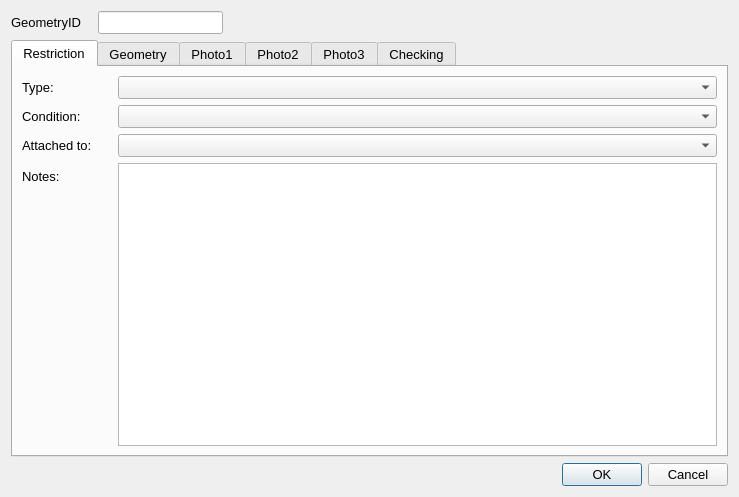
<?xml version="1.0" encoding="UTF-8"?>
<ui version="4.0">
 <class>Dialog</class>
 <widget class="QDialog" name="Dialog">
  <property name="geometry">
   <rect>
    <x>0</x>
    <y>0</y>
    <width>739</width>
    <height>497</height>
   </rect>
  </property>
  <property name="sizePolicy">
   <sizepolicy hsizetype="Fixed" vsizetype="Fixed">
    <horstretch>0</horstretch>
    <verstretch>0</verstretch>
   </sizepolicy>
  </property>
  <property name="maximumSize">
   <size>
    <width>750</width>
    <height>550</height>
   </size>
  </property>
  <property name="font">
   <font>
    <pointsize>10</pointsize>
   </font>
  </property>
  <property name="windowTitle">
   <string>Dialog</string>
  </property>
  <layout class="QGridLayout" name="gridLayout">
   <item row="2" column="2">
    <widget class="QDialogButtonBox" name="button_box">
     <property name="orientation">
      <enum>Qt::Horizontal</enum>
     </property>
     <property name="standardButtons">
      <set>QDialogButtonBox::Cancel|QDialogButtonBox::Ok</set>
     </property>
    </widget>
   </item>
   <item row="0" column="1">
    <widget class="QLineEdit" name="GeometryID">
     <property name="sizePolicy">
      <sizepolicy hsizetype="Preferred" vsizetype="Preferred">
       <horstretch>0</horstretch>
       <verstretch>0</verstretch>
      </sizepolicy>
     </property>
     <property name="font">
      <font>
       <pointsize>10</pointsize>
      </font>
     </property>
     <property name="inputMask">
      <string/>
     </property>
     <property name="readOnly">
      <bool>true</bool>
     </property>
     <property name="placeholderText">
      <string/>
     </property>
    </widget>
   </item>
   <item row="1" column="0" colspan="3">
    <widget class="QTabWidget" name="Details">
     <property name="sizePolicy">
      <sizepolicy hsizetype="Expanding" vsizetype="Expanding">
       <horstretch>0</horstretch>
       <verstretch>0</verstretch>
      </sizepolicy>
     </property>
     <property name="minimumSize">
      <size>
       <width>0</width>
       <height>0</height>
      </size>
     </property>
     <property name="font">
      <font>
       <pointsize>10</pointsize>
      </font>
     </property>
     <property name="cursor">
      <cursorShape>IBeamCursor</cursorShape>
     </property>
     <property name="mouseTracking">
      <bool>true</bool>
     </property>
     <property name="acceptDrops">
      <bool>true</bool>
     </property>
     <property name="currentIndex">
      <number>0</number>
     </property>
     <widget class="QWidget" name="RestrictionDetails">
      <property name="focusPolicy">
       <enum>Qt::NoFocus</enum>
      </property>
      <attribute name="title">
       <string>Restriction</string>
      </attribute>
      <layout class="QFormLayout" name="formLayout">
       <property name="fieldGrowthPolicy">
        <enum>QFormLayout::AllNonFixedFieldsGrow</enum>
       </property>
       <item row="2" column="0">
        <widget class="QLabel" name="label_7">
         <property name="text">
          <string>Type:</string>
         </property>
        </widget>
       </item>
       <item row="2" column="1">
        <widget class="QComboBox" name="BinTypeID"/>
       </item>
       <item row="3" column="0">
        <widget class="QLabel" name="lbl_Condition">
         <property name="minimumSize">
          <size>
           <width>90</width>
           <height>16</height>
          </size>
         </property>
         <property name="font">
          <font>
           <pointsize>10</pointsize>
          </font>
         </property>
         <property name="text">
          <string>Condition:</string>
         </property>
        </widget>
       </item>
       <item row="3" column="1">
        <widget class="QComboBox" name="AssetConditionTypeID"/>
       </item>
       <item row="8" column="1">
        <widget class="QTextEdit" name="Notes"/>
       </item>
       <item row="8" column="0">
        <widget class="QLabel" name="lbl_Notes">
         <property name="text">
          <string>Notes:</string>
         </property>
        </widget>
       </item>
       <item row="6" column="1">
        <widget class="QComboBox" name="AttachmentTypeID"/>
       </item>
       <item row="6" column="0">
        <widget class="QLabel" name="label_12">
         <property name="text">
          <string>Attached to:</string>
         </property>
        </widget>
       </item>
      </layout>
     </widget>
     <widget class="QWidget" name="Geometry">
      <attribute name="title">
       <string>Geometry</string>
      </attribute>
      <layout class="QFormLayout" name="formLayout_2">
       <property name="fieldGrowthPolicy">
        <enum>QFormLayout::AllNonFixedFieldsGrow</enum>
       </property>
       <item row="0" column="0">
        <widget class="QLabel" name="lbl_RoadName">
         <property name="minimumSize">
          <size>
           <width>90</width>
           <height>16</height>
          </size>
         </property>
         <property name="font">
          <font>
           <pointsize>10</pointsize>
          </font>
         </property>
         <property name="text">
          <string>Road Name:</string>
         </property>
        </widget>
       </item>
       <item row="0" column="1">
        <widget class="QLineEdit" name="RoadName"/>
       </item>
       <item row="1" column="0">
        <widget class="QLabel" name="lbl_USRN">
         <property name="minimumSize">
          <size>
           <width>90</width>
           <height>16</height>
          </size>
         </property>
         <property name="font">
          <font>
           <pointsize>10</pointsize>
          </font>
         </property>
         <property name="text">
          <string>USRN:</string>
         </property>
        </widget>
       </item>
       <item row="1" column="1">
        <widget class="QLineEdit" name="USRN"/>
       </item>
       <item row="3" column="1">
        <spacer name="verticalSpacer">
         <property name="orientation">
          <enum>Qt::Vertical</enum>
         </property>
         <property name="sizeHint" stdset="0">
          <size>
           <width>20</width>
           <height>40</height>
          </size>
         </property>
        </spacer>
       </item>
       <item row="4" column="0">
        <widget class="QLabel" name="label_8">
         <property name="text">
          <string>Last Update Date:</string>
         </property>
        </widget>
       </item>
       <item row="4" column="1">
        <widget class="QDateTimeEdit" name="LastUpdateDateTime">
         <property name="readOnly">
          <bool>true</bool>
         </property>
        </widget>
       </item>
       <item row="5" column="0">
        <widget class="QLabel" name="label_2">
         <property name="text">
          <string>Last Changed By:</string>
         </property>
        </widget>
       </item>
       <item row="5" column="1">
        <widget class="QLineEdit" name="LastUpdatePerson"/>
       </item>
       <item row="6" column="0">
        <widget class="QLabel" name="label_9">
         <property name="text">
          <string>RestrictionID:</string>
         </property>
        </widget>
       </item>
       <item row="6" column="1">
        <widget class="QLineEdit" name="RestrictionID"/>
       </item>
      </layout>
     </widget>
     <widget class="QWidget" name="PhotoTab_01">
      <attribute name="title">
       <string>Photo1</string>
      </attribute>
      <layout class="QGridLayout" name="gridLayout_2">
       <item row="1" column="0">
        <widget class="QPushButton" name="startCamera1">
         <property name="maximumSize">
          <size>
           <width>150</width>
           <height>16777215</height>
          </size>
         </property>
         <property name="text">
          <string>open Camera</string>
         </property>
         <property name="icon">
          <iconset>
           <normaloff>../../../../PC18-26 Carnegie Library Lambeth/Mapping/Templates/camara_foto.png</normaloff>../../../../PC18-26 Carnegie Library Lambeth/Mapping/Templates/camara_foto.png</iconset>
         </property>
         <property name="checkable">
          <bool>true</bool>
         </property>
         <property name="autoDefault">
          <bool>false</bool>
         </property>
         <property name="default">
          <bool>false</bool>
         </property>
        </widget>
       </item>
       <item row="1" column="2">
        <widget class="QPushButton" name="getPhoto1">
         <property name="maximumSize">
          <size>
           <width>150</width>
           <height>16777215</height>
          </size>
         </property>
         <property name="text">
          <string>take Photo</string>
         </property>
         <property name="icon">
          <iconset>
           <normaloff>../../../../PC18-26 Carnegie Library Lambeth/Mapping/Templates/take-photo-icon-21.jpg</normaloff>../../../../PC18-26 Carnegie Library Lambeth/Mapping/Templates/take-photo-icon-21.jpg</iconset>
         </property>
         <property name="checkable">
          <bool>false</bool>
         </property>
         <property name="autoDefault">
          <bool>false</bool>
         </property>
        </widget>
       </item>
       <item row="0" column="0">
        <widget class="QLabel" name="Photo_Widget_01">
         <property name="sizePolicy">
          <sizepolicy hsizetype="Fixed" vsizetype="Fixed">
           <horstretch>0</horstretch>
           <verstretch>0</verstretch>
          </sizepolicy>
         </property>
         <property name="maximumSize">
          <size>
           <width>640</width>
           <height>480</height>
          </size>
         </property>
         <property name="autoFillBackground">
          <bool>true</bool>
         </property>
         <property name="text">
          <string>No photo</string>
         </property>
        </widget>
       </item>
      </layout>
     </widget>
     <widget class="QWidget" name="PhotoTab_02">
      <attribute name="title">
       <string>Photo2</string>
      </attribute>
      <layout class="QGridLayout" name="gridLayout_4">
       <item row="0" column="0">
        <widget class="QLabel" name="Photo_Widget_02">
         <property name="sizePolicy">
          <sizepolicy hsizetype="Fixed" vsizetype="Fixed">
           <horstretch>0</horstretch>
           <verstretch>0</verstretch>
          </sizepolicy>
         </property>
         <property name="maximumSize">
          <size>
           <width>640</width>
           <height>480</height>
          </size>
         </property>
         <property name="autoFillBackground">
          <bool>true</bool>
         </property>
         <property name="text">
          <string>No photo</string>
         </property>
        </widget>
       </item>
       <item row="1" column="0">
        <widget class="QPushButton" name="startCamera2">
         <property name="maximumSize">
          <size>
           <width>150</width>
           <height>16777215</height>
          </size>
         </property>
         <property name="text">
          <string>open Camera</string>
         </property>
         <property name="icon">
          <iconset>
           <normaloff>../../../../PC18-26 Carnegie Library Lambeth/Mapping/Templates/camara_foto.png</normaloff>../../../../PC18-26 Carnegie Library Lambeth/Mapping/Templates/camara_foto.png</iconset>
         </property>
         <property name="checkable">
          <bool>true</bool>
         </property>
         <property name="autoDefault">
          <bool>false</bool>
         </property>
         <property name="default">
          <bool>false</bool>
         </property>
        </widget>
       </item>
       <item row="1" column="1">
        <widget class="QPushButton" name="getPhoto2">
         <property name="maximumSize">
          <size>
           <width>150</width>
           <height>16777215</height>
          </size>
         </property>
         <property name="text">
          <string>take Photo</string>
         </property>
         <property name="icon">
          <iconset>
           <normaloff>../../../../PC18-26 Carnegie Library Lambeth/Mapping/Templates/take-photo-icon-21.jpg</normaloff>../../../../PC18-26 Carnegie Library Lambeth/Mapping/Templates/take-photo-icon-21.jpg</iconset>
         </property>
         <property name="checkable">
          <bool>false</bool>
         </property>
         <property name="autoDefault">
          <bool>false</bool>
         </property>
        </widget>
       </item>
      </layout>
     </widget>
     <widget class="QWidget" name="PhotoTab_03">
      <attribute name="title">
       <string>Photo3</string>
      </attribute>
      <layout class="QGridLayout" name="gridLayout_3">
       <item row="0" column="0">
        <widget class="QLabel" name="Photo_Widget_03">
         <property name="autoFillBackground">
          <bool>true</bool>
         </property>
         <property name="text">
          <string>No photo</string>
         </property>
        </widget>
       </item>
       <item row="1" column="2">
        <widget class="QPushButton" name="getPhoto3">
         <property name="maximumSize">
          <size>
           <width>150</width>
           <height>16777215</height>
          </size>
         </property>
         <property name="text">
          <string>take Photo</string>
         </property>
         <property name="icon">
          <iconset>
           <normaloff>../../../../PC18-26 Carnegie Library Lambeth/Mapping/Templates/take-photo-icon-21.jpg</normaloff>../../../../PC18-26 Carnegie Library Lambeth/Mapping/Templates/take-photo-icon-21.jpg</iconset>
         </property>
         <property name="checkable">
          <bool>false</bool>
         </property>
         <property name="autoDefault">
          <bool>false</bool>
         </property>
        </widget>
       </item>
       <item row="1" column="0">
        <widget class="QPushButton" name="startCamera3">
         <property name="maximumSize">
          <size>
           <width>150</width>
           <height>16777215</height>
          </size>
         </property>
         <property name="text">
          <string>open Camera</string>
         </property>
         <property name="icon">
          <iconset>
           <normaloff>../../../../PC18-26 Carnegie Library Lambeth/Mapping/Templates/camara_foto.png</normaloff>../../../../PC18-26 Carnegie Library Lambeth/Mapping/Templates/camara_foto.png</iconset>
         </property>
         <property name="checkable">
          <bool>true</bool>
         </property>
         <property name="autoDefault">
          <bool>false</bool>
         </property>
         <property name="default">
          <bool>false</bool>
         </property>
        </widget>
       </item>
      </layout>
     </widget>
     <widget class="QWidget" name="checkingTab">
      <attribute name="title">
       <string>Checking</string>
      </attribute>
      <layout class="QFormLayout" name="formLayout_3">
       <item row="1" column="0">
        <widget class="QLabel" name="label_4">
         <property name="text">
          <string>Check Notes:</string>
         </property>
        </widget>
       </item>
       <item row="1" column="1">
        <widget class="QTextEdit" name="MHTC_CheckNotes"/>
       </item>
       <item row="0" column="0">
        <widget class="QLabel" name="label_5">
         <property name="text">
          <string>Check issue type:</string>
         </property>
        </widget>
       </item>
       <item row="0" column="1">
        <widget class="QComboBox" name="MHTC_CheckIssueTypeID"/>
       </item>
       <item row="3" column="0">
        <spacer name="verticalSpacer_2">
         <property name="orientation">
          <enum>Qt::Vertical</enum>
         </property>
         <property name="sizeHint" stdset="0">
          <size>
           <width>20</width>
           <height>20</height>
          </size>
         </property>
        </spacer>
       </item>
       <item row="4" column="0">
        <widget class="QCheckBox" name="FieldCheckCompleted">
         <property name="text">
          <string>Field check completed</string>
         </property>
        </widget>
       </item>
       <item row="8" column="0">
        <widget class="QLabel" name="label_3">
         <property name="text">
          <string>Checked by:</string>
         </property>
        </widget>
       </item>
       <item row="6" column="0">
        <spacer name="verticalSpacer_3">
         <property name="orientation">
          <enum>Qt::Vertical</enum>
         </property>
         <property name="sizeHint" stdset="0">
          <size>
           <width>20</width>
           <height>10</height>
          </size>
         </property>
        </spacer>
       </item>
       <item row="9" column="0">
        <widget class="QLabel" name="label_6">
         <property name="text">
          <string>Check date:</string>
         </property>
        </widget>
       </item>
       <item row="8" column="1">
        <widget class="QLineEdit" name="Last_MHTC_Check_UpdatePerson"/>
       </item>
       <item row="9" column="1">
        <widget class="QDateTimeEdit" name="Last_MHTC_Check_UpdateDateTime"/>
       </item>
      </layout>
     </widget>
    </widget>
   </item>
   <item row="0" column="0">
    <widget class="QLabel" name="label">
     <property name="minimumSize">
      <size>
       <width>81</width>
       <height>16</height>
      </size>
     </property>
     <property name="font">
      <font>
       <pointsize>10</pointsize>
      </font>
     </property>
     <property name="text">
      <string>GeometryID</string>
     </property>
    </widget>
   </item>
  </layout>
 </widget>
 <resources/>
 <connections>
  <connection>
   <sender>button_box</sender>
   <signal>accepted()</signal>
   <receiver>Dialog</receiver>
   <slot>accept()</slot>
   <hints>
    <hint type="sourcelabel">
     <x>248</x>
     <y>254</y>
    </hint>
    <hint type="destinationlabel">
     <x>157</x>
     <y>274</y>
    </hint>
   </hints>
  </connection>
  <connection>
   <sender>button_box</sender>
   <signal>rejected()</signal>
   <receiver>Dialog</receiver>
   <slot>reject()</slot>
   <hints>
    <hint type="sourcelabel">
     <x>316</x>
     <y>260</y>
    </hint>
    <hint type="destinationlabel">
     <x>286</x>
     <y>274</y>
    </hint>
   </hints>
  </connection>
 </connections>
</ui>
